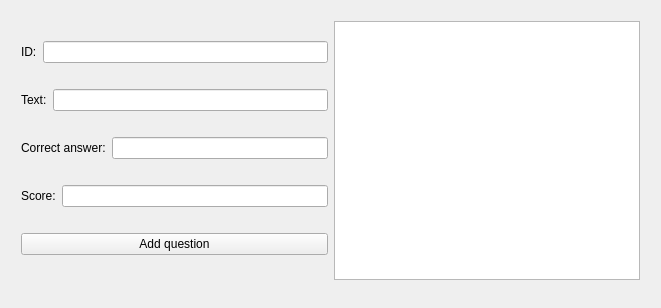
<?xml version="1.0" encoding="UTF-8"?>
<ui version="4.0">
 <class>PresenterWindowClass</class>
 <widget class="QWidget" name="PresenterWindowClass">
  <property name="geometry">
   <rect>
    <x>0</x>
    <y>0</y>
    <width>661</width>
    <height>308</height>
   </rect>
  </property>
  <property name="windowTitle">
   <string>PresenterWindow</string>
  </property>
  <widget class="QWidget" name="">
   <property name="geometry">
    <rect>
     <x>10</x>
     <y>10</y>
     <width>641</width>
     <height>281</height>
    </rect>
   </property>
   <layout class="QHBoxLayout" name="horizontalLayout_5">
    <item>
     <layout class="QVBoxLayout" name="verticalLayout">
      <item>
       <layout class="QHBoxLayout" name="horizontalLayout">
        <item>
         <widget class="QLabel" name="label">
          <property name="text">
           <string>ID:</string>
          </property>
         </widget>
        </item>
        <item>
         <widget class="QLineEdit" name="idLE"/>
        </item>
       </layout>
      </item>
      <item>
       <layout class="QHBoxLayout" name="horizontalLayout_2">
        <item>
         <widget class="QLabel" name="label_2">
          <property name="text">
           <string>Text:</string>
          </property>
         </widget>
        </item>
        <item>
         <widget class="QLineEdit" name="textLE"/>
        </item>
       </layout>
      </item>
      <item>
       <layout class="QHBoxLayout" name="horizontalLayout_3">
        <item>
         <widget class="QLabel" name="label_3">
          <property name="text">
           <string>Correct answer:</string>
          </property>
         </widget>
        </item>
        <item>
         <widget class="QLineEdit" name="correctLE"/>
        </item>
       </layout>
      </item>
      <item>
       <layout class="QHBoxLayout" name="horizontalLayout_4">
        <item>
         <widget class="QLabel" name="label_4">
          <property name="text">
           <string>Score:</string>
          </property>
         </widget>
        </item>
        <item>
         <widget class="QLineEdit" name="scoreLE"/>
        </item>
       </layout>
      </item>
      <item>
       <widget class="QPushButton" name="addButton">
        <property name="text">
         <string>Add question</string>
        </property>
       </widget>
      </item>
     </layout>
    </item>
    <item>
     <widget class="QListWidget" name="listWidget"/>
    </item>
   </layout>
  </widget>
 </widget>
 <layoutdefault spacing="6" margin="11"/>
 <resources/>
 <connections/>
</ui>
